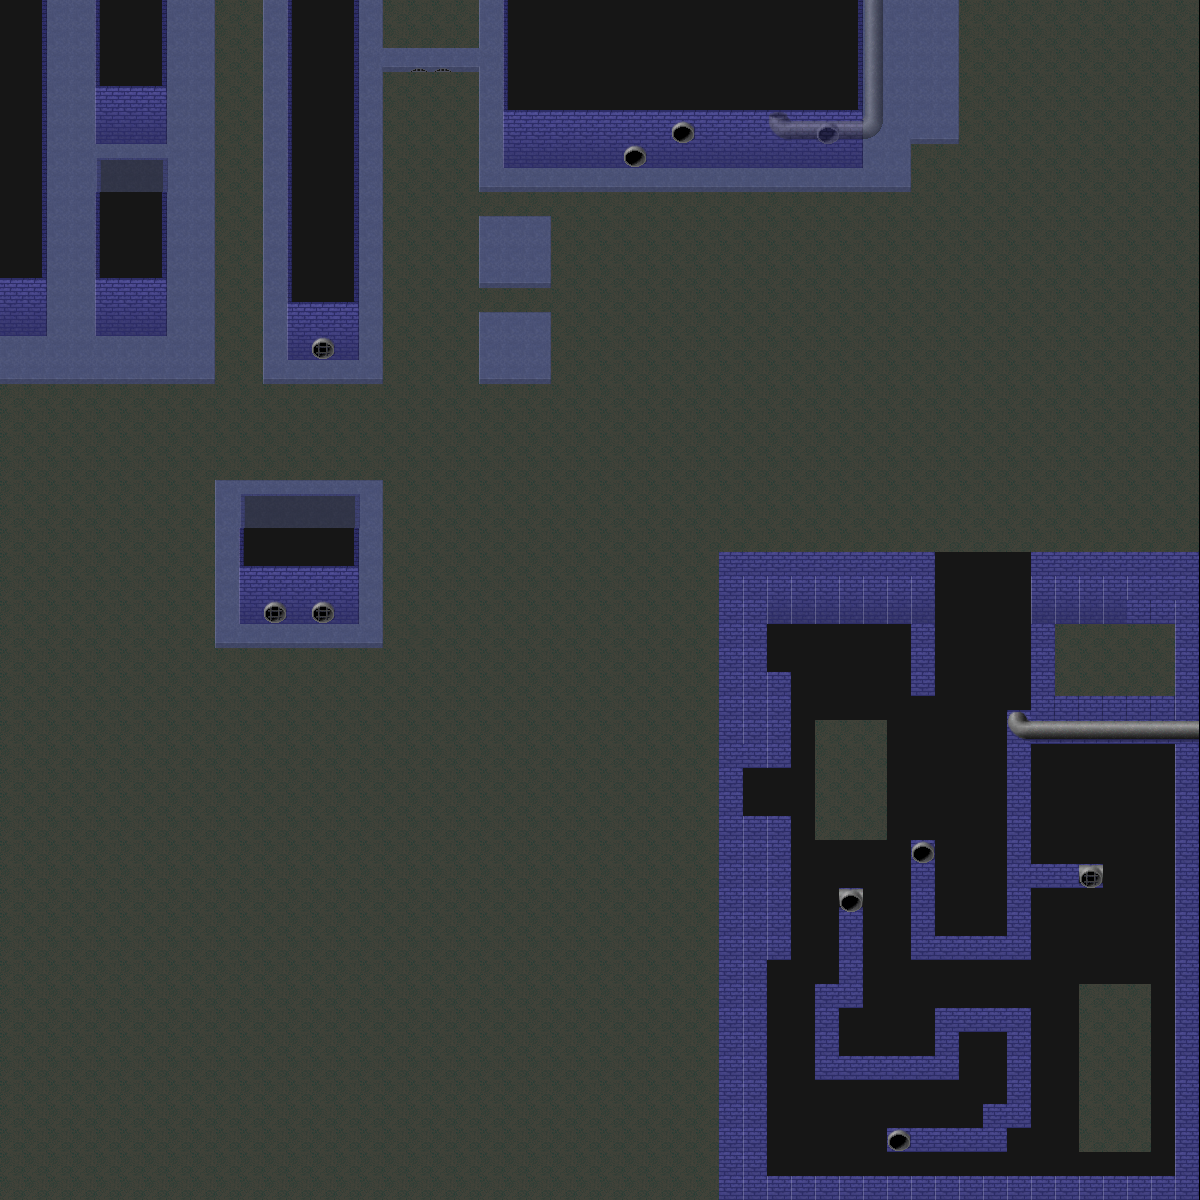

This game map was drawn from its Tiled (.tmx) file and the tilesets committed beside it. A one-line description and the trimmed map source follow:
An orthogonal 50x50 tile map with 24x24 px tiles, 2 tile layers (Bottom, Top).

<map version="1.2" tiledversion="1.2.4" orientation="orthogonal" renderorder="right-down" width="50" height="50" tilewidth="24" tileheight="24" infinite="0" nextlayerid="3" nextobjectid="1">
 <tileset firstgid="1" name="sewer_tileset" tilewidth="24" tileheight="24" tilecount="72" columns="8">
  <image source="sewer_tileset.png" trans="ff00ff" width="192" height="217" />
 </tileset>
 <layer id="1" name="Bottom" width="50" height="50" offsetx="-1.06236" offsety="0">
  <data>[2500 cells, 2500 non-empty, 33 distinct tile ids]</data>
 </layer>
 <layer id="2" name="Top" width="50" height="50" opacity="0.49">
  <data>[2500 cells, 31 non-empty, 16 distinct tile ids]</data>
 </layer>
</map>
